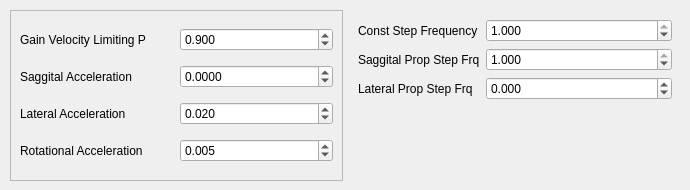
       <widget class="QWidget" name="tab_interface">
        <attribute name="title">
         <string>Control Interface</string>
        </attribute>
        <widget class="QWidget" name="horizontalLayoutWidget_3">
         <property name="geometry">
          <rect>
           <x>10</x>
           <y>10</y>
           <width>671</width>
           <height>171</height>
          </rect>
         </property>
         <layout class="QHBoxLayout" name="horizontalLayout_5">
          <item>
           <widget class="QFrame" name="frame_6">
            <property name="frameShape">
             <enum>QFrame::StyledPanel</enum>
            </property>
            <property name="frameShadow">
             <enum>QFrame::Raised</enum>
            </property>
            <layout class="QGridLayout" name="gridLayout_13">
             <item row="2" column="0">
              <widget class="QLabel" name="label_29">
               <property name="text">
                <string>Lateral Acceleration</string>
               </property>
              </widget>
             </item>
             <item row="3" column="1">
              <widget class="QDoubleSpinBox" name="d_spinBox_c24">
               <property name="suffix">
                <string/>
               </property>
               <property name="decimals">
                <number>3</number>
               </property>
               <property name="minimum">
                <double>-1.000000000000000</double>
               </property>
               <property name="maximum">
                <double>1.000000000000000</double>
               </property>
               <property name="singleStep">
                <double>0.001000000000000</double>
               </property>
               <property name="value">
                <double>0.005000000000000</double>
               </property>
              </widget>
             </item>
             <item row="3" column="0">
              <widget class="QLabel" name="label_30">
               <property name="text">
                <string>Rotational Acceleration     </string>
               </property>
              </widget>
             </item>
             <item row="2" column="1">
              <widget class="QDoubleSpinBox" name="d_spinBox_c23">
               <property name="suffix">
                <string/>
               </property>
               <property name="decimals">
                <number>3</number>
               </property>
               <property name="minimum">
                <double>-1.000000000000000</double>
               </property>
               <property name="maximum">
                <double>1.000000000000000</double>
               </property>
               <property name="singleStep">
                <double>0.001000000000000</double>
               </property>
               <property name="value">
                <double>0.020000000000000</double>
               </property>
              </widget>
             </item>
             <item row="0" column="1">
              <widget class="QDoubleSpinBox" name="d_spinBox_c21">
               <property name="decimals">
                <number>3</number>
               </property>
               <property name="minimum">
                <double>-1.000000000000000</double>
               </property>
               <property name="maximum">
                <double>10.000000000000000</double>
               </property>
               <property name="singleStep">
                <double>0.001000000000000</double>
               </property>
               <property name="value">
                <double>0.900000000000000</double>
               </property>
              </widget>
             </item>
             <item row="0" column="0">
              <widget class="QLabel" name="label_28">
               <property name="text">
                <string>Gain Velocity Limiting P</string>
               </property>
              </widget>
             </item>
             <item row="1" column="0">
              <widget class="QLabel" name="label_26">
               <property name="text">
                <string>Saggital Acceleration</string>
               </property>
              </widget>
             </item>
             <item row="1" column="1">
              <widget class="QDoubleSpinBox" name="d_spinBox_c22">
               <property name="decimals">
                <number>4</number>
               </property>
               <property name="minimum">
                <double>-1.000000000000000</double>
               </property>
               <property name="maximum">
                <double>1.000000000000000</double>
               </property>
               <property name="singleStep">
                <double>0.001000000000000</double>
               </property>
              </widget>
             </item>
            </layout>
           </widget>
          </item>
          <item>
           <widget class="QFrame" name="formFrame_8">
            <layout class="QFormLayout" name="formLayout_10">
             <property name="leftMargin">
              <number>9</number>
             </property>
             <property name="topMargin">
              <number>9</number>
             </property>
             <property name="rightMargin">
              <number>9</number>
             </property>
             <property name="bottomMargin">
              <number>9</number>
             </property>
             <item row="0" column="0">
              <widget class="QLabel" name="label_31">
               <property name="text">
                <string>Const Step Frequency</string>
               </property>
              </widget>
             </item>
             <item row="0" column="1">
              <widget class="QDoubleSpinBox" name="d_spinBox_c25">
               <property name="decimals">
                <number>3</number>
               </property>
               <property name="minimum">
                <double>-1.000000000000000</double>
               </property>
               <property name="maximum">
                <double>1.000000000000000</double>
               </property>
               <property name="singleStep">
                <double>0.001000000000000</double>
               </property>
               <property name="value">
                <double>1.000000000000000</double>
               </property>
              </widget>
             </item>
             <item row="1" column="0">
              <widget class="QLabel" name="label_32">
               <property name="text">
                <string>Saggital Prop Step Frq</string>
               </property>
              </widget>
             </item>
             <item row="1" column="1">
              <widget class="QDoubleSpinBox" name="d_spinBox_c26">
               <property name="suffix">
                <string/>
               </property>
               <property name="decimals">
                <number>3</number>
               </property>
               <property name="minimum">
                <double>-1.000000000000000</double>
               </property>
               <property name="maximum">
                <double>1.000000000000000</double>
               </property>
               <property name="singleStep">
                <double>0.001000000000000</double>
               </property>
               <property name="value">
                <double>1.000000000000000</double>
               </property>
              </widget>
             </item>
             <item row="2" column="0">
              <widget class="QLabel" name="label_35">
               <property name="text">
                <string>Lateral Prop Step Frq</string>
               </property>
              </widget>
             </item>
             <item row="2" column="1">
              <widget class="QDoubleSpinBox" name="d_spinBox_c27">
               <property name="decimals">
                <number>3</number>
               </property>
               <property name="minimum">
                <double>-1.000000000000000</double>
               </property>
               <property name="maximum">
                <double>1.000000000000000</double>
               </property>
               <property name="singleStep">
                <double>0.001000000000000</double>
               </property>
              </widget>
             </item>
            </layout>
           </widget>
          </item>
         </layout>
        </widget>
       </widget>
